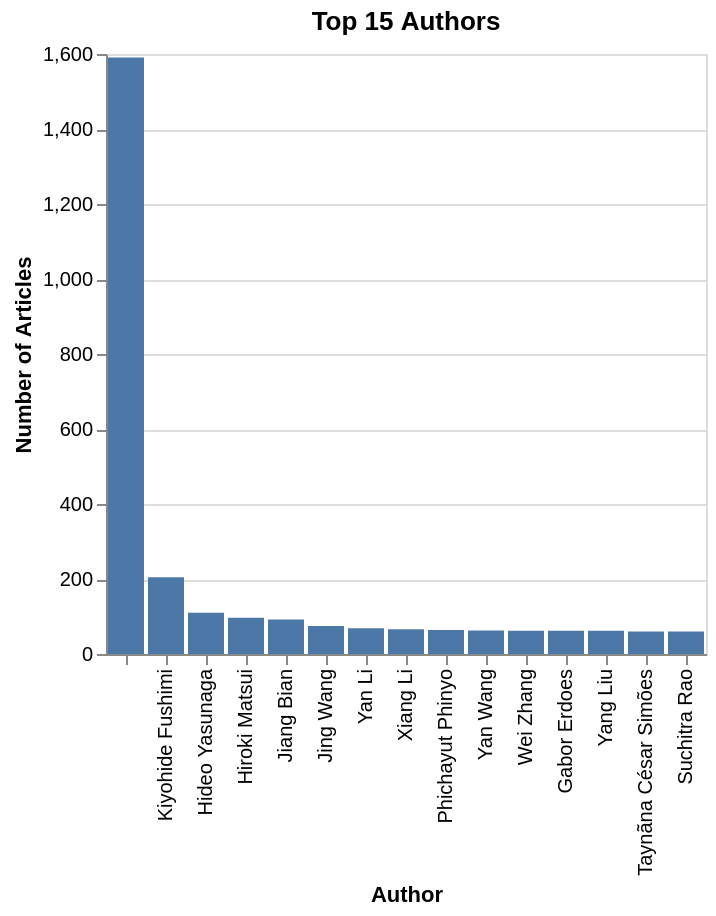

The code cell stored with this chart in its notebook:
### Code cell
(
    alt.Chart(top_authors)
    .mark_bar()
    .encode(
        x=alt.X(
            "author_full_name:O",
            title="Author",
            sort=alt.SortField("count", order="descending"),
        ),
        y=alt.Y("count:Q", title="Number of Articles"),
    )
    .properties(title="Top 15 Authors")
)

### Figure 1 — Vega-Lite specification as saved in the notebook (floating-point values rounded to 4 significant figures)
{"config": {"view": {"continuousWidth": 300, "continuousHeight": 300}}, "data": {"name": "data-904425dc25cd71640731b156c51f3bd2"}, "mark": {"type": "bar"}, "encoding": {"x": {"field": "author_full_name", "sort": {"field": "count", "order": "descending"}, "title": "Author", "type": "ordinal"}, "y": {"field": "count", "title": "Number of Articles", "type": "quantitative"}}, "title": "Top 15 Authors", "$schema": "https://vega.github.io/schema/vega-lite/v6.1.0.json", "datasets": {"data-904425dc25cd71640731b156c51f3bd2": [{"author_full_name": " ", "count": 1591}, {"author_full_name": "Kiyohide Fushimi", "count": 205}, {"author_full_name": "Hideo Yasunaga", "count": 110}, {"author_full_name": "Hiroki Matsui", "count": 97}, {"author_full_name": "Jiang Bian", "count": 92}, {"author_full_name": "Jing Wang", "count": 75}, {"author_full_name": "Yan Li", "count": 69}, {"author_full_name": "Xiang Li", "count": 66}, {"author_full_name": "Phichayut Phinyo", "count": 64}, {"author_full_name": "Yan Wang", "count": 63}, {"author_full_name": "Wei Zhang", "count": 62}, {"author_full_name": "Gabor Erdoes", "count": 62}, {"author_full_name": "Yang Liu", "count": 62}, {"author_full_name": "Taynãna César Simões", "count": 60}, {"author_full_name": "Suchitra Rao", "count": 60}]}}
